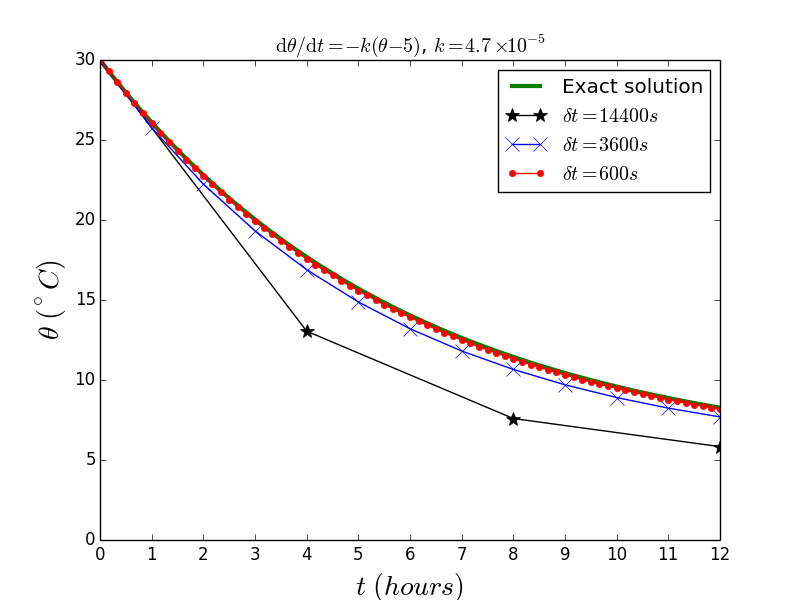

This chart was generated by the following Python code:
from pylab import *

figname='euler_heat10m.png'

##set ranges to plot
xmin=0; xmax=12.0*60*60; dx=60*60*2.0 #every 2 hours
ymin=0; ymax=30.0

t=arange(1.0*xmin,1.0*xmax+dx,dx/100)

##text to display
#eqntex=r'$\mathrm{d} \theta/\mathrm{d} t = - k(\theta-5)$, $k=4.7\times 10^{-5}$'
eqntex=r'$\mathrm{d} \theta/\mathrm{d} t = - k(\theta-5)$, $k=4.7\times 10^{-5}$'
xvarname=r'$t\ (hours)$'
yvarname=r'$\theta\ (^\circ C)$'

U=1.0 #average W/m^2/dK
Cp=1000.0 #J/(kg*K) #assume all same at 1. J/g/K
rho_air=1.#25 #kg/m^3
rho_walls=1000.0 #kg/m^3

A=(5*5)*4.0 #m^2 area of walls and roof
V=5*5*5.0-1 #m^3 volume of internal space

m_air=rho_air*V #mass of air (kg)
tma=Cp*m_air #thermall mass of air (J/K)

V_struct=A*0.02 #assume light walls
m_struct=1000.0*V_struct#+4000.
tms=Cp*m_struct #thermal mass of structure (kJ/K)

C=U*A #J/(s*dK) total conductivity 
k=C/(tma+tms) #1/s

print m_air,m_struct,tma,tms,C,k

##plot exact solution
u=25.*exp(-k*t)+5
plot(t,u,'g-',linewidth=3.0,label='Exact solution')
title(eqntex)

##change axes to hours
ticks = np.arange(xmin, xmax+1, 60*60)
labels = range(ticks.size)
xticks(ticks, labels)
axis([xmin, xmax, ymin, ymax])


for dt,col in [(60*60*4,'k*-'),(60*60,'bx-'),(60*10,'r.-')]:
  ##use euler on differential equation
  ti=0
  vi=30.
  tvals=[ti]
  vvals=[vi]
  for ti in arange(dt,12*60*60+dt,dt):
    dv=-k*(vi-5.)*dt
    vi=vi+dv
    tvals.append(ti)
    vvals.append(vi)
  plot(tvals,vvals,col,label=r'$\delta t = %ds$'%dt,markersize=10)
legend()

xlabel(xvarname,size=20)
ylabel(yvarname,size=20)

savefig(figname)


























